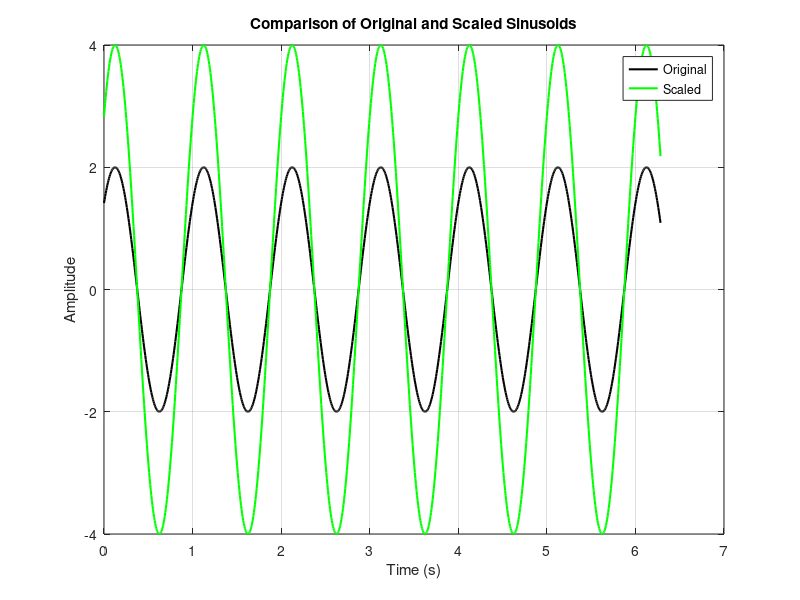

The MATLAB source for this figure:
% Define parameters
A = 2; % Amplitude
f = 1; % Frequency (Hz)
phi = pi/4; % Phase (radians)
t = linspace(0, 2*pi, 1000); % Time vector

% Original sinusoid
x_original = A * sin(2*pi*f*t + phi);

% Scaled sinusoid
A_scaled = 2 * A; % Scale the amplitude by a factor of 2
x_scaled = A_scaled * sin(2*pi*f*t + phi);

% Plot the original and scaled sinusoids
plot(t, x_original, 'black', 'LineWidth', 1.5);
hold on;
plot(t, x_scaled, 'g', 'LineWidth', 1.5);
xlabel('Time (s)');
ylabel('Amplitude');
title('Comparison of Original and Scaled Sinusoids');
legend('Original', 'Scaled');
grid on;
